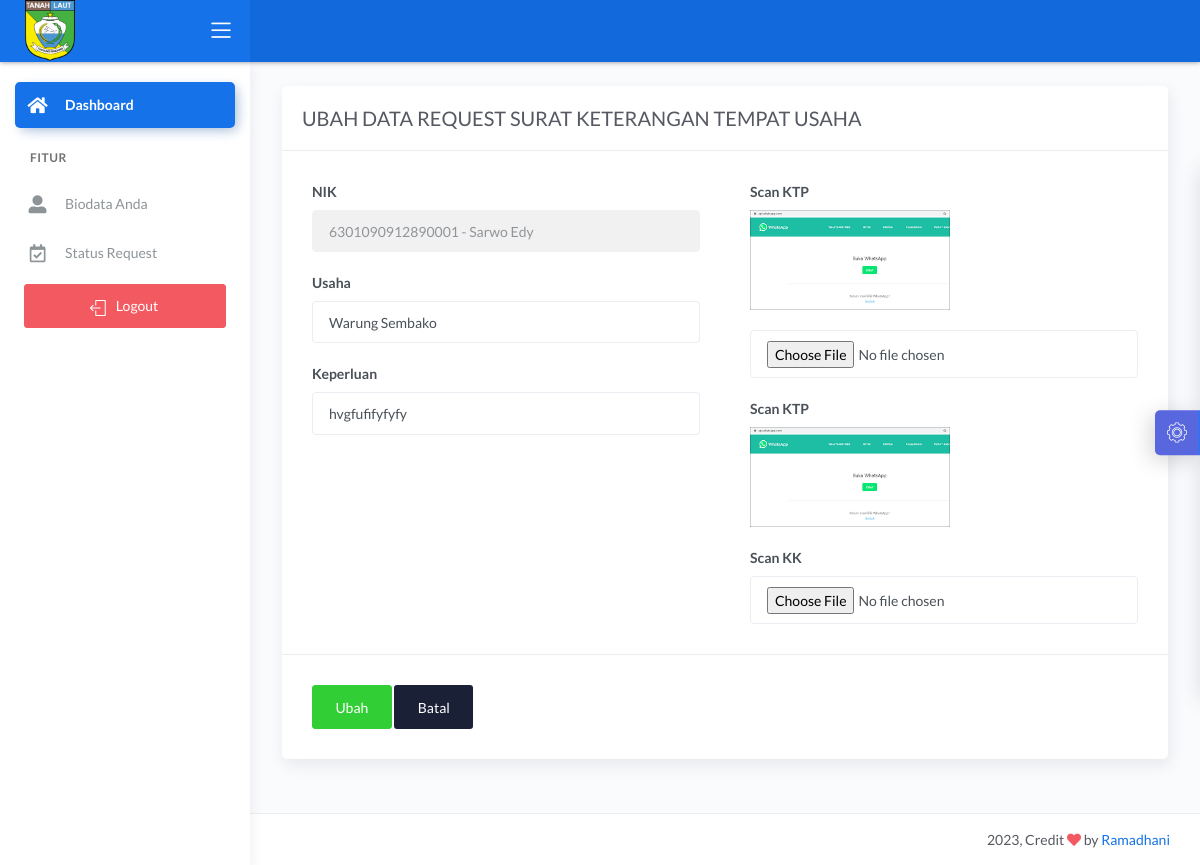
/demo1/main.php?halaman=ubah_sktu&id_request_sktu=62 (signed in), run on the app's committed database.
### tables this page shows
CREATE TABLE `data_request_sktu` (
  `id_request_sktu` int(11) NOT NULL,
  `nik` varchar(16) NOT NULL,
  `tanggal_request` timestamp NOT NULL DEFAULT current_timestamp(),
  `scan_ktp` text NOT NULL,
  `scan_kk` text NOT NULL,
  `usaha` varchar(30) NOT NULL,
  `keperluan` varchar(20) NOT NULL,
  `keterangan` varchar(50) NOT NULL DEFAULT 'Data sedang diperiksa oleh staff',
  `request` varchar(20) NOT NULL DEFAULT 'TEMPAT USAHA',
  `status` int(11) NOT NULL,
  `acc` date NOT NULL
);

CREATE TABLE `data_user` (
  `nik` varchar(16) NOT NULL,
  `password` varchar(225) NOT NULL,
  `hak_akses` varchar(225) NOT NULL,
  `nama` varchar(30) NOT NULL,
  `tanggal_lahir` date NOT NULL,
  `tempat_lahir` varchar(30) NOT NULL,
  `jekel` varchar(20) NOT NULL,
  `agama` varchar(20) NOT NULL,
  `alamat` text NOT NULL,
  `telepon` varchar(13) NOT NULL,
  `status_warga` varchar(30) NOT NULL
);

### demo1/ubah_request_sktu.php (the view, shortened to what this page needs)
<?php include '../konek.php';?>
<link href="css/sweetalert.css" rel="stylesheet" type="text/css">
<?php
if(isset($_GET['id_request_sktu'])){
    $id=$_GET['id_request_sktu'];
	$tampil_nik = "SELECT * FROM data_request_sktu NATURAL JOIN data_user WHERE id_request_sktu=$id";
	$query = mysqli_query($konek,$tampil_nik);
    $data = mysqli_fetch_array($query,MYSQLI_BOTH);
	$nik = $data['nik'];
    $nama = $data['nama'];
    $usaha = $data['usaha'];
    $keperluan = $data['keperluan'];
    $ktp = $data['scan_ktp'];
    $kk = $data['scan_kk'];
}
?>
<div class="page-inner">
					<div class="row">
						<div class="col-md-12">
						<form method="POST" enctype="multipart/form-data">
							<div class="card">
								<div class="card-header">
									<div class="card-title">UBAH DATA REQUEST SURAT KETERANGAN TEMPAT USAHA</div>
								</div>
								<div class="card-body">
									<div class="row">
											<div class="col-md-6 col-lg-6">
                                                <div class="form-group">
													<label>NIK</label>
													<input type="text" name="nik" class="form-control" value="<?= $nik.' - '.$nama;?>" readonly>
												</div>
												<div class="form-group">
													<label>Usaha</label>
													<input type="text" name="usaha" class="form-control" value="<?= $usaha;?>" placeholder="Usaha Anda.." autofocus>
												</div>
												<div class="form-group">
													<label>Keperluan</label>
													<input type="text" name="keperluan" class="form-control" value="<?= $keperluan;?>" placeholder="Keperluan Anda..">
												</div>
											</div>
											<div class="col-md-6 col-lg-6">
                                                <div class="form-group">
													<label>Scan KTP</label><br>
                                                    <img src="../dataFoto/scan_ktp/<?= $ktp;?>" width="200" height="100" alt="">
												</div>
												<div class="form-group">
													<input type="file" name="ktp" class="form-control" size="37">
												</div>
                                                <div class="form-group">
													<label>Scan KTP</label><br>
                                                    <img src="../dataFoto/scan_kk/<?= $kk;?>" width="200" height="100" alt="">
												</div>
												<div class="form-group">
													<label>Scan KK</label>
													<input type="file" name="kk" class="form-control" size="37">
												</div>
											</div>
									</div>
								</div>
								<div class="card-action">
									<button name="ubah" class="btn btn-success">Ubah</button>
									<a href="?halaman=tampil_status" class="btn btn-default">Batal</a>
								</div>
							</div>
						</div>
					</div>
</div>

### data on the page
data_request_sktu: nik "6301090912890001 - Sarwo Edy", usaha "Warung Sembako", keperluan "hvgfufifyfyfy", scan_ktp (picture), scan_kk (picture)
